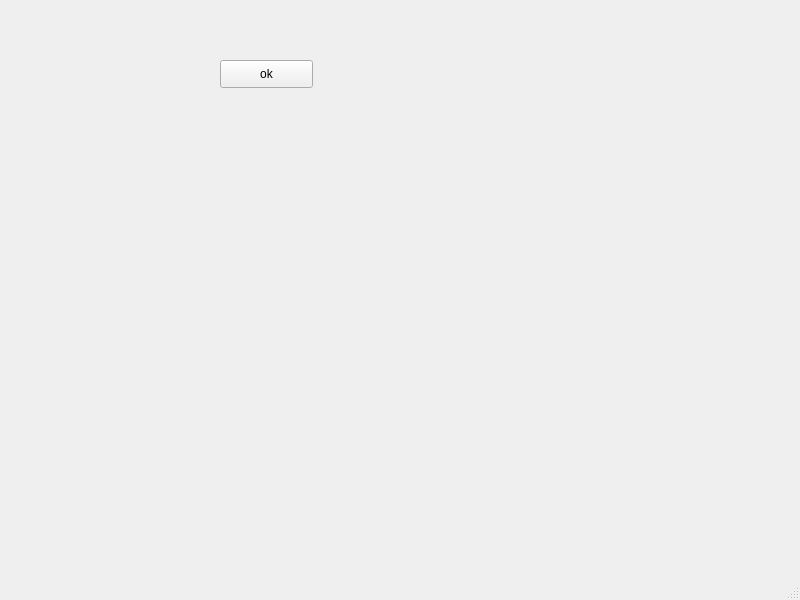
<?xml version="1.0" encoding="UTF-8"?>
<ui version="4.0">
 <class>MainWindow</class>
 <widget class="QMainWindow" name="MainWindow">
  <property name="geometry">
   <rect>
    <x>0</x>
    <y>0</y>
    <width>800</width>
    <height>600</height>
   </rect>
  </property>
  <property name="windowTitle">
   <string>MainWindow</string>
  </property>
  <widget class="QWidget" name="centralwidget">
   <widget class="QPushButton" name="pushButton">
    <property name="geometry">
     <rect>
      <x>220</x>
      <y>60</y>
      <width>93</width>
      <height>28</height>
     </rect>
    </property>
    <property name="text">
     <string>ok</string>
    </property>
   </widget>
  </widget>
  <widget class="QMenuBar" name="menubar">
   <property name="geometry">
    <rect>
     <x>0</x>
     <y>0</y>
     <width>800</width>
     <height>26</height>
    </rect>
   </property>
  </widget>
  <widget class="QStatusBar" name="statusbar"/>
 </widget>
 <resources/>
 <connections>
  <connection>
   <sender>pushButton</sender>
   <signal>clicked()</signal>
   <receiver>MainWindow</receiver>
   <slot>close()</slot>
   <hints>
    <hint type="sourcelabel">
     <x>259</x>
     <y>98</y>
    </hint>
    <hint type="destinationlabel">
     <x>276</x>
     <y>131</y>
    </hint>
   </hints>
  </connection>
 </connections>
</ui>
